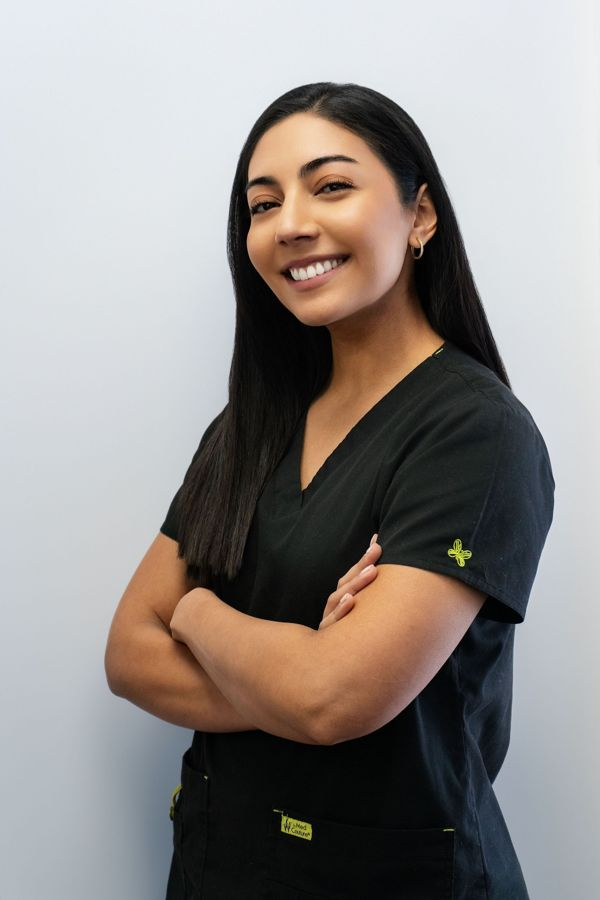
#> input picture brightwater-dental/design/phase-2/thumbs/team-dr-1.jpg, 600 x 900 px, found by its file name
$ python team_portraits.py
#> lines starting #> are read from the running program, lines starting #| are printed output that depends on the picture
"""Unify the three doctor portraits: same head-and-shoulders crop (4:5), eyes on one line,
same face size, one colour grade. Run from the site folder: python3 design/phase-4/team_portraits.py"""
import cv2, numpy as np
from PIL import Image

SRC = 'src/assets/photos/'
people = {'ruiz': 'team-dr-1.jpg', 'holloway': 'team-dr-2.jpg', 'kessler': 'team-dr-3.jpg'}
W, H = 1600, 2000            # output 4:5
FACE_H = 0.34                # face box height as share of frame height
EYE_Y = 0.34                 # eye line on the upper third


# Face boxes measured by hand on the originals (Haar misfires on glasses / three-quarter poses):
# (eye-line y, face height forehead→chin, face centre x) in source pixels.
faces = {'ruiz': (750, 770, 1290), 'holloway': (1870, 430, 1260), 'kessler': (740, 600, 1430)}
crops = {}
for k, f in people.items():
    img = cv2.imread(SRC + f)
#> img is the input picture: shape (900, 600, 3); mean B, G, R 138.5, 141.3, 146.2
    if k == 'ruiz':  # paint out the scrubs brand mark on the left sleeve
        mask = np.zeros(img.shape[:2], np.uint8); cv2.rectangle(mask, (1770, 2140), (1910, 2290), 255, -1)
#> after `cv2.rectangle(mask, (1770, 2140), (1910, 2290), 255, -1)`: mask: shape (900, 600); every value is 0
        img = cv2.inpaint(img, mask, 9, cv2.INPAINT_TELEA)
    eye_y, fh, cx = faces[k]
    scale = (FACE_H * H) / fh
    cw, ch = W / scale, H / scale
    left = min(max(cx - cw / 2, 0), img.shape[1] - cw); top = min(max(eye_y - EYE_Y * ch, 0), img.shape[0] - ch)
#> after `left = min(max(cx - cw / 2, 0), img.shape[1] - cw)`: left = -1211.8
#> after `top = min(max(eye_y - EYE_Y * ch, 0), img.shape[0] - ch)`: top = -1364.7
    c = img[int(top):int(top + ch), int(left):int(left + cw)]
    crops[k] = cv2.resize(c, (W, H), interpolation=cv2.INTER_CUBIC if cw < W else cv2.INTER_AREA)
    print(k, 'crop', int(left), int(top), int(cw), int(ch), 'eyes at', round((eye_y - top) / ch, 3))
#| ruiz crop -1211 -1364 1811 2264 eyes at 0.934
#> pass 2 of the loop `for k, f in people.items():`:
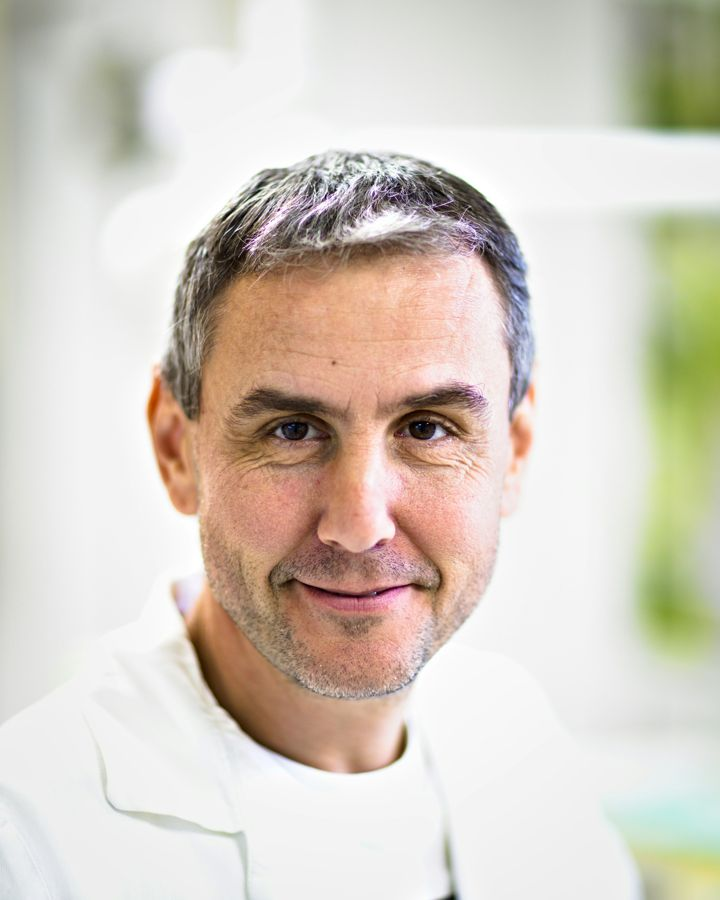
#> input picture brightwater-dental/design/phase-2/thumbs/team-dr-2.jpg, 720 x 900 px, found by its file name
#> img is the input picture: shape (900, 720, 3); mean B, G, R 193.9, 204.9, 213.2
#> `c = img[int(top):int(top + ch), int(left):int(left + cw)]`:
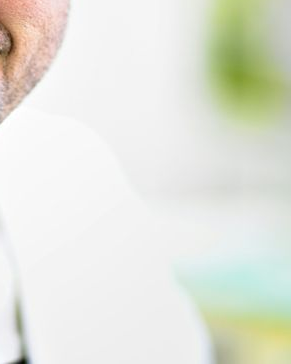
#> c: shape (364, 291, 3); mean B, G, R 219.5, 229.3, 227.4
#| holloway crop -291 -364 1011 1264 eyes at 1.767
#> pass 3 of the loop `for k, f in people.items():`:
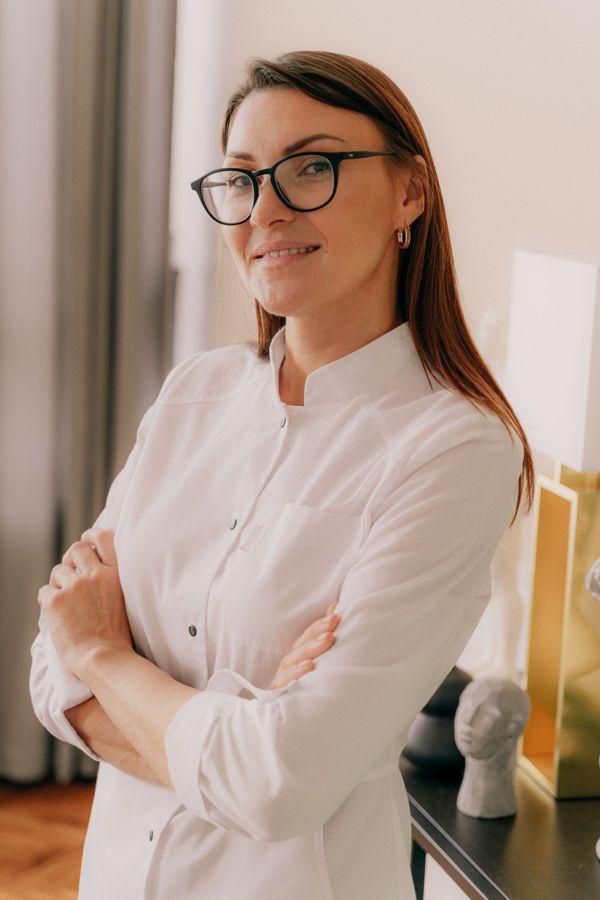
#> input picture brightwater-dental/design/phase-2/thumbs/team-dr-3.jpg, 600 x 900 px, found by its file name
#> img is the input picture: shape (900, 600, 3); mean B, G, R 137.2, 151.4, 174.3
#> `c = img[int(top):int(top + ch), int(left):int(left + cw)]`:
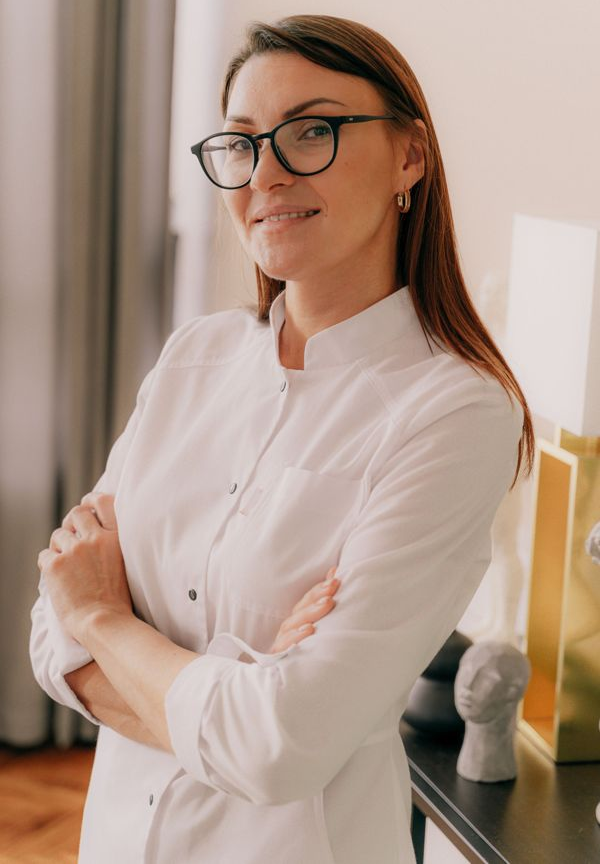
#> c: shape (864, 600, 3); mean B, G, R 135.5, 149.9, 173.1
#| kessler crop -811 -864 1411 1764 eyes at 0.909

# One grade: move each image's LAB statistics halfway to the group mean (Reinhard transfer),
# then a gentle shared warmth and slightly lower saturation so three different shoots sit together.
labs = {k: cv2.cvtColor(v, cv2.COLOR_BGR2LAB).astype(np.float32) for k, v in crops.items()}
#> labs = 3 items
mean = np.mean([l.reshape(-1, 3).mean(0) for l in labs.values()], 0)
#> mean = [180.4, 130, 133.8]
std = np.mean([l.reshape(-1, 3).std(0) for l in labs.values()], 0)
#> std = [54.09, 6.47, 10.45]
for k, l in labs.items():
    m, s = l.reshape(-1, 3).mean(0), l.reshape(-1, 3).std(0)
    t = (l - m) / s * std + mean
    out = 0.7 * t + 0.3 * l
    out[..., 1] += 0.5; out[..., 2] += 2.0       # a touch warmer
    bgr = cv2.cvtColor(np.clip(out, 0, 255).astype(np.uint8), cv2.COLOR_LAB2BGR)
    hsv = cv2.cvtColor(bgr, cv2.COLOR_BGR2HSV).astype(np.float32); hsv[..., 1] *= 0.9
    bgr = cv2.cvtColor(np.clip(hsv, 0, 255).astype(np.uint8), cv2.COLOR_HSV2BGR)
    Image.fromarray(cv2.cvtColor(bgr, cv2.COLOR_BGR2RGB)).save(f'{SRC}team-portrait-{k}.jpg', quality=90)
#> this loop made 3 passes
#> (k, m, s) on passes 1 to 3: ('ruiz', [145, 130.7, 131.9], [88.85, 6.43, 10.85]), ('holloway', [235.5, 127, 132.5], [21.89, 6.21, 10.02]), ('kessler', [160.7, 132.4, 137.1], [51.52, 6.77, 10.46])
#> pass 1, `t = (l - m) / s * std + mean`:
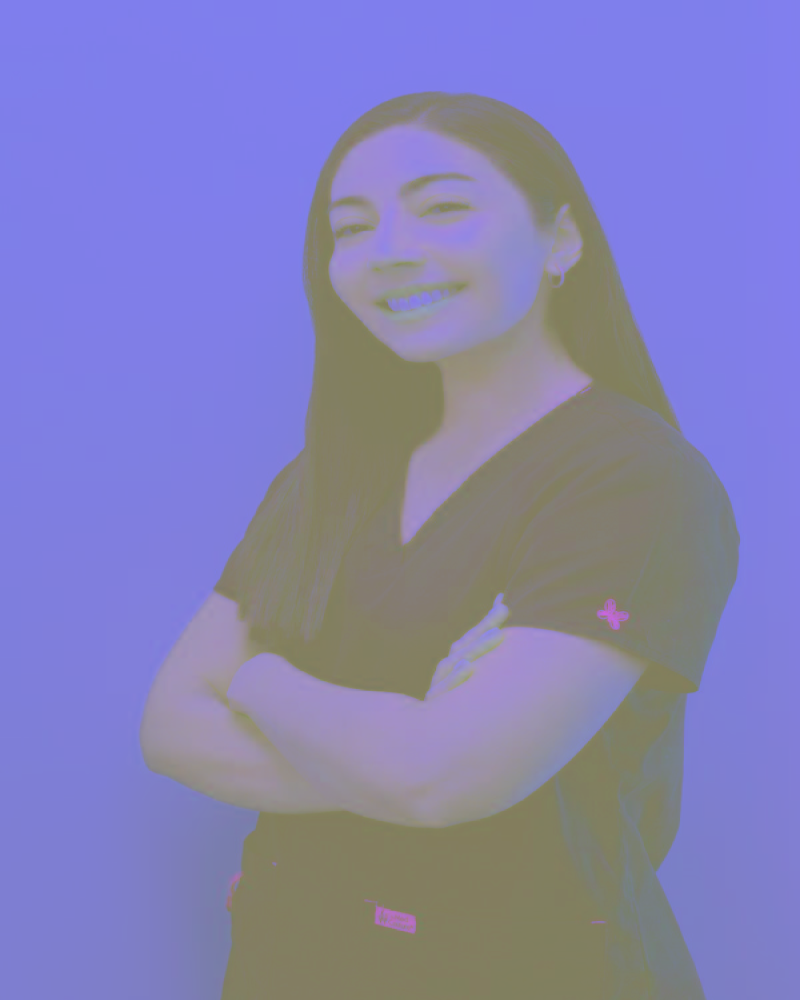
#> t: shape (2000, 1600, 3) float32 (shown at 1/2 size); mean of channels 0, 1, 2 181.9, 130.5, 132.6; drawn as B, G, R
#> pass 1, `bgr = cv2.cvtColor(np.clip(out, 0, 255).astype(np.uint8), cv2.COLOR_LA..`:
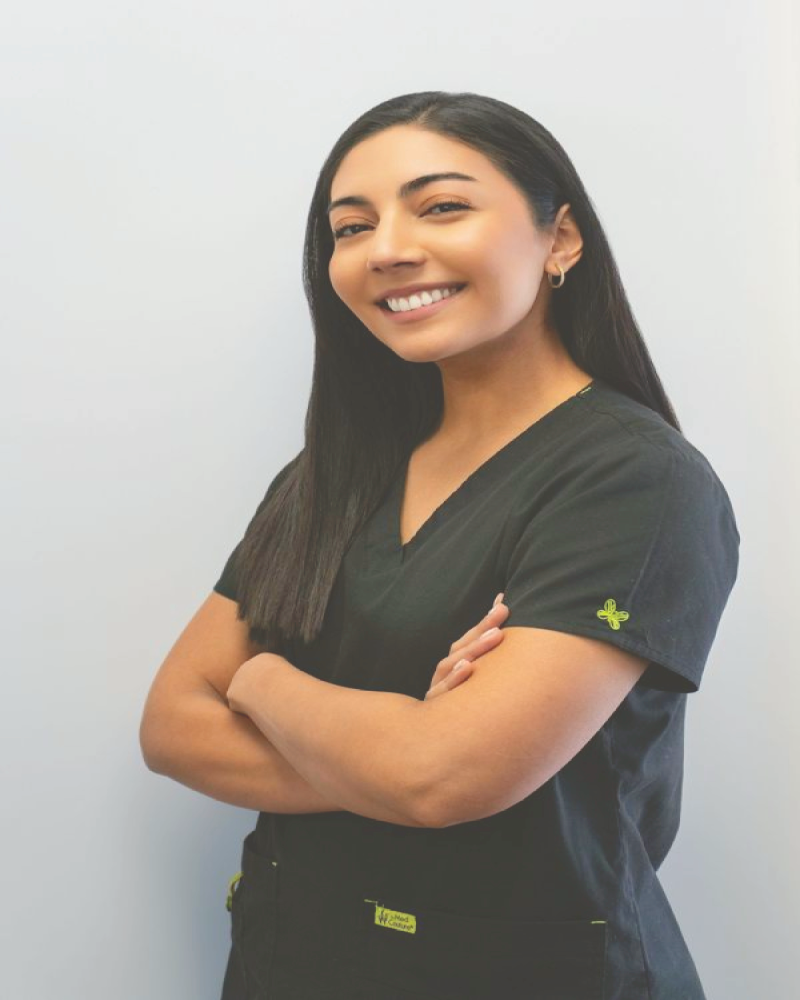
#> bgr: shape (2000, 1600, 3) (shown at 1/2 size); mean B, G, R 155.5, 163.2, 170.8
#> pass 1, `hsv = cv2.cvtColor(bgr, cv2.COLOR_BGR2HSV).astype(np.float32)`:
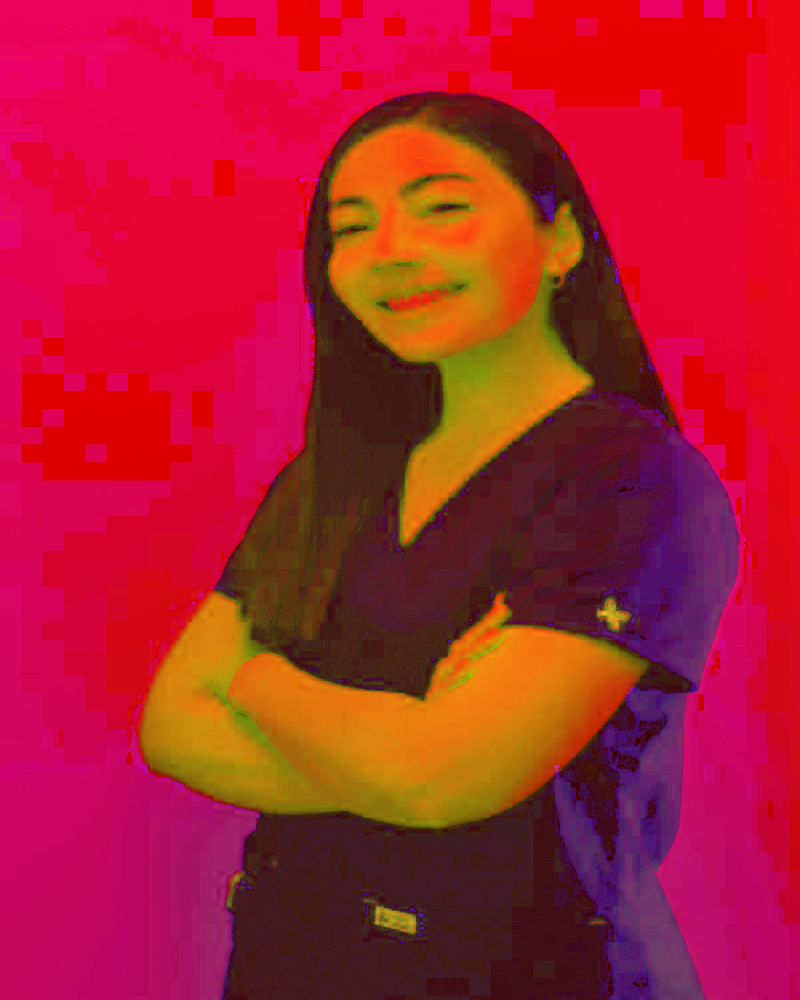
#> hsv: shape (2000, 1600, 3) float32 (shown at 1/2 size); mean B, G, R 47.4, 30.2, 173
#> after the loop:
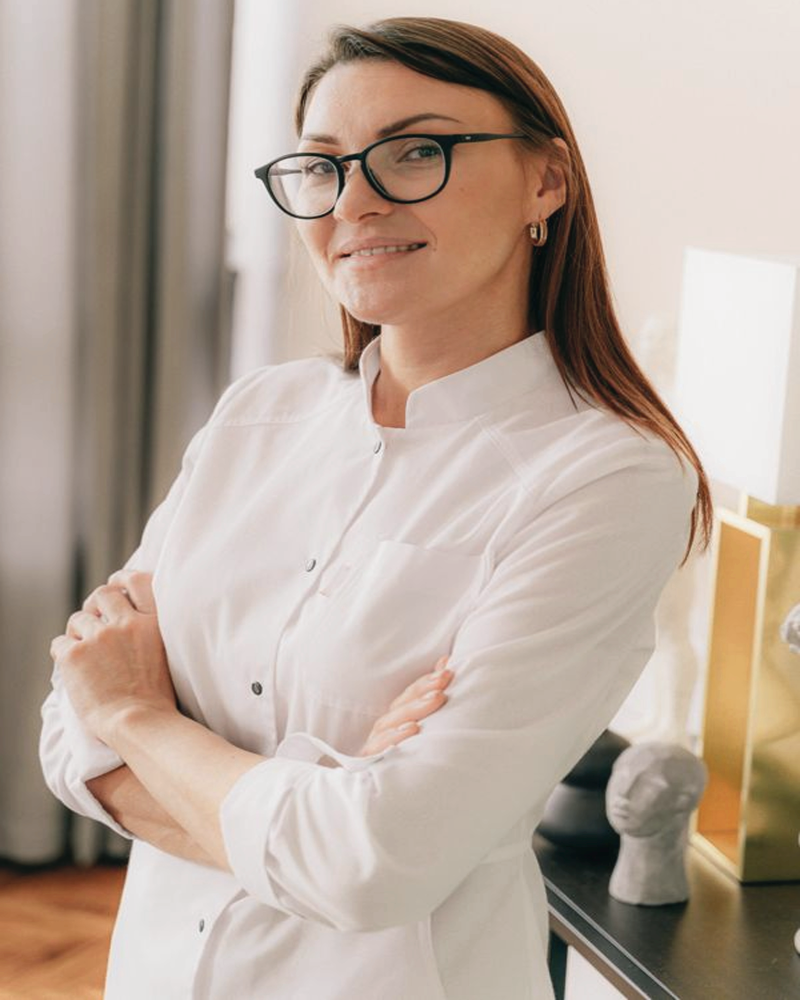
#> bgr: shape (2000, 1600, 3) (shown at 1/2 size); mean B, G, R 154.2, 166.8, 183.6
#> after the loop:
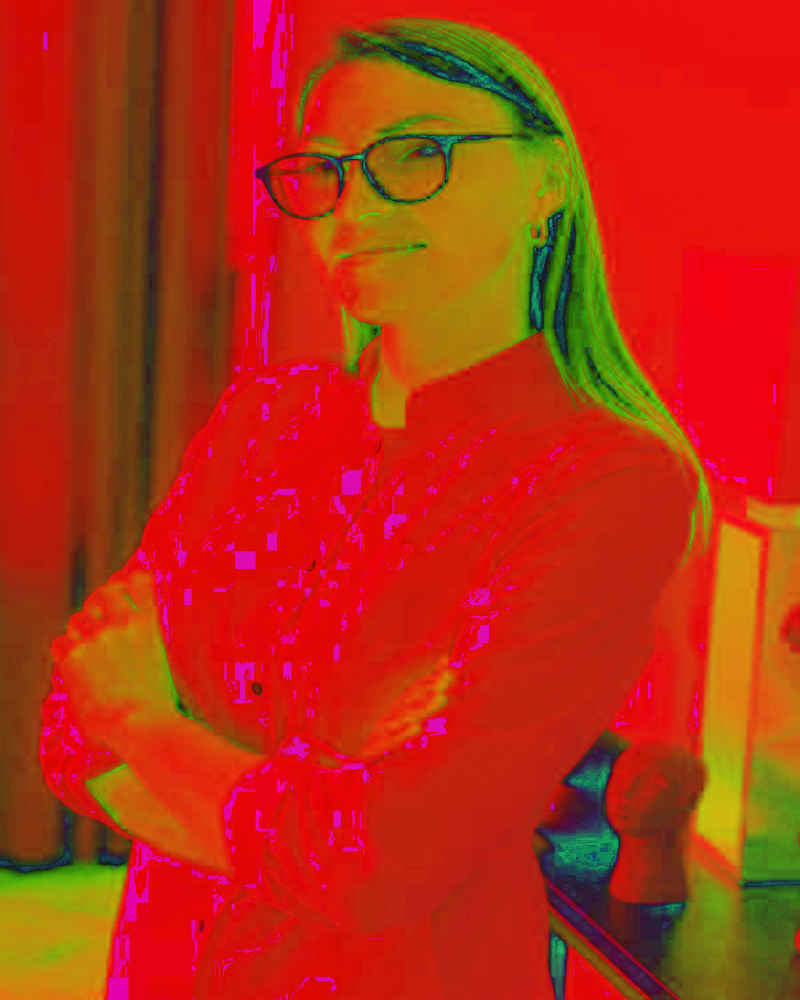
#> hsv: shape (2000, 1600, 3) float32 (shown at 1/2 size); mean B, G, R 17.5, 47.2, 183.9
#> after the loop:
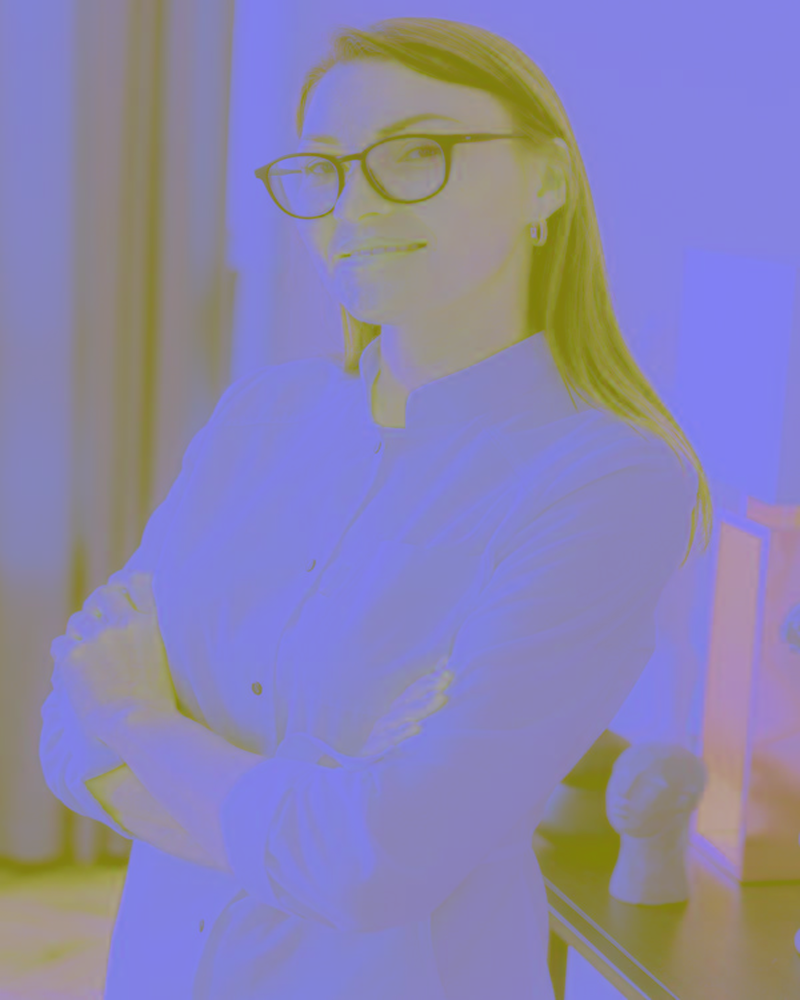
#> out: shape (2000, 1600, 3) float32 (shown at 1/2 size); mean of channels 0, 1, 2 175.2, 131.7, 136.8; drawn as B, G, R
print('ok')
